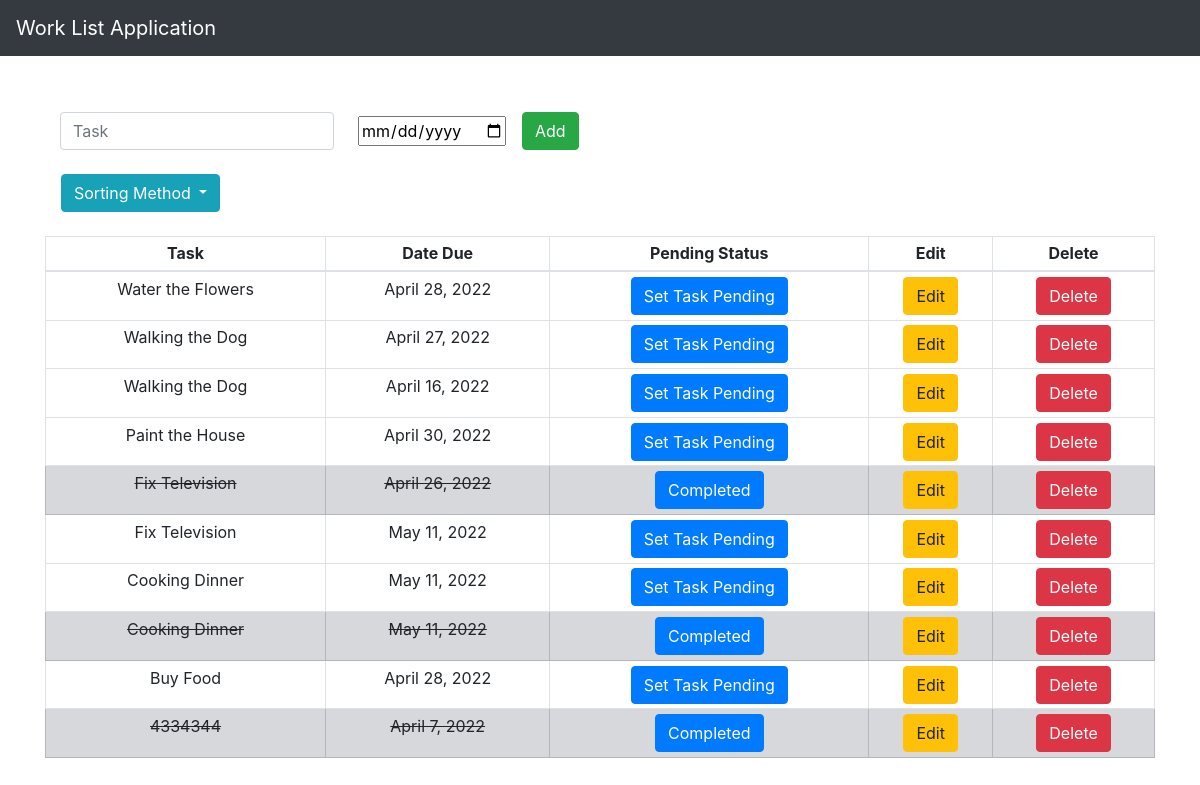
/sort_descending, run on the app's committed database.
### worklist_app/models.py (models this page shows, shortened)
class List(models.Model):
    item = models.CharField(max_length=200)
    completed = models.BooleanField(default=False)
    date = models.DateField()

### worklist_app/views.py (the view)
# urls.py: path('sort_descending', views.sort_descending, name='sort_descending'),
def sort_descending(request):
    return home(request, '-item')

### worklist_app/views.py (called while the page is built)
def home(request, sorting='date'):
    if request.method == "POST":
        form = ListForm(request.POST or None)
        if form.is_valid():
            form.save()
            messages.success(request, ('The item has been added to list successfully!'))
            all_items = List.objects.all().order_by(sorting)
            print (all_items)
            return render(request, 'home.html', {'all_items': all_items})
    else:
        all_items = List.objects.all().order_by(sorting)
        return render(request, 'home.html', {'all_items': all_items})

### worklist_app/templates/home.html (shortened to what this page needs)
{% extends 'base.html' %}
{% block content %}
    <div class="content">
        <div class="container">
            <form class="form-inline my-2 my-lg-0" method="POST" action="{% url 'add' %}">
              <input class="form-control mr-sm-2" type="search" placeholder="Task" aria-label="Search" name="item">
              <input class = "mx-3" name="date" value="{{feedback.dateSubmitted|date:'d/m/Y'}}" type="date">
              <button class="btn btn-success my-2 my-sm-0" type="submit">Add</button>
            </form>
        </div><br>
        <div class="dropdown">
            <button class="btn btn-info dropdown-toggle mx-3" type="button" id="dropdownMenuButton" data-toggle="dropdown" aria-haspopup="true" aria-expanded="false">
              Sorting Method
            </button>
          </div><br>
        {% if all_items %}
        <div class="table-responsive">
            <table class="table table-sm table-bordered">
                <thead>
                    <tr>
                    <th class="text-center" scope="col">Task</th>
                    <th class="text-center" scope="col">Date Due</th>
                    <th class="text-center" scope="col">Pending Status</th>
                    <th class="text-center" scope="col">Edit</th>
                    <th class="text-center" scope="col">Delete</th>
                    </tr>
                </thead>
                <tbody>
                {% for thing in all_items %}
                    {% if thing.completed %}
                        <tr class="table-secondary">
                            <td class="striker text-center">{{ thing.item }}</td>
                            <td class="striker text-center">{{ thing.date }}</td>
                            <td class="text-center"><a class="btn btn-primary" href="{% url 'delete' thing.id %}">Completed</a></td>
                            <td class="text-center"><a class="btn btn-warning" href="{% url 'edit' thing.id %}">Edit</a></td>
                            <td class="text-center"><a class="btn btn-danger" href="{% url 'delete' thing.id %}">Delete</a></td>
                        </tr>
                    {% else %}
                    <tr>
                            <td class="text-center">{{ thing.item }}</td>
                            <td class="text-center">{{ thing.date }}</td>
                            <td class="text-center"><a class="btn btn-primary" href="{% url 'cross_off' thing.id %}">Set Task Pending</a></td>
                            <td class="text-center"><a class="btn btn-warning" href="{% url 'edit' thing.id %}">Edit</a></td>
                            <td class="text-center"><a class="btn btn-danger" href="{% url 'delete' thing.id %}">Delete</a></td>
                        </tr>
                    {% endif %}
                {% endfor %}
                </tbody>
            </table>
        </div>
        {% endif %}
    </div>
{% endblock content %}

### static/css/style.css (style rules this page uses)
.content { margin-top: 5%; }
.striker { text-decoration: line-through; }

### data on the page
List: item "Water the Flowers", date "April 28, 2022"
List: item "Walking the Dog", date "April 27, 2022"
List: item "Walking the Dog", date "April 16, 2022"
List: item "Paint the House", date "April 30, 2022"
List: item "Fix Television", date "April 26, 2022"
List: item "Fix Television", date "May 11, 2022"
List: item "Cooking Dinner", date "May 11, 2022"
List: item "Cooking Dinner", date "May 11, 2022"
List: item "Buy Food", date "April 28, 2022"
List: item "4334344", date "April 7, 2022"
